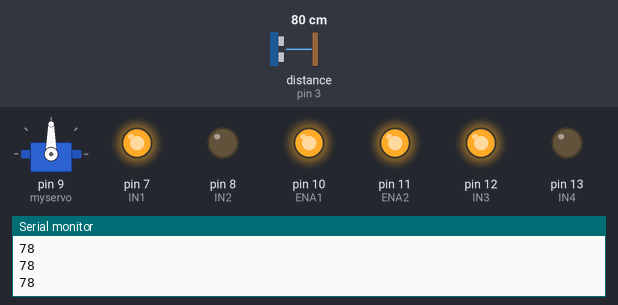
Bench run of a sketch on a simulated Arduino Uno, built with avr-gcc and run on an emulated ATmega328P. Parts: servo, output pins drawn as LEDs (lit = HIGH), the last lines printed to the serial monitor. Wiring (inferred from the names in the program): ultrasonic range finder: trigger pin 2; echo pin 3. The inputs (shaded band) are chosen by the test bench; at power-on: distance to the obstacle (sensor on pin 3) 80 cm. The echo pulse lasts 58.3 µs per cm; pins used as bus, display or sensor lines are not drawn.

Above: at 3.2 s.
3.3 s: distance to the obstacle (sensor on pin 3) set to 54 cm
4.8 s: distance to the obstacle (sensor on pin 3) set to 46 cm
At 5.3 s:
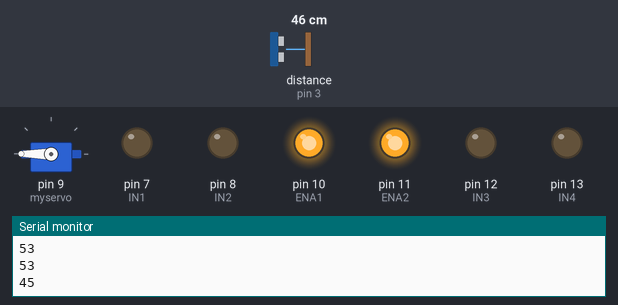
At 10.4 s:
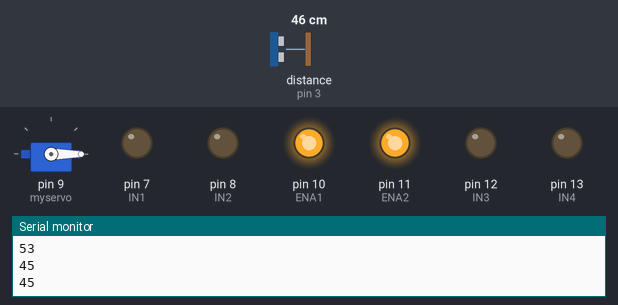
Timing chart, 0 to 27.3 s (numbered marks = the images above; inputs shaded):
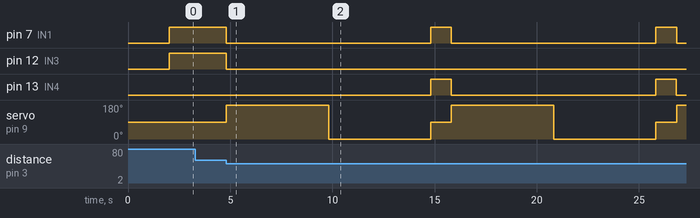

The sketch:

fabulous_tumelo_lappi1.ino
```cpp
#include<Servo.h>
Servo myservo;
int ENA1= 10;
int IN1= 7;
int IN2 = 8;
int ENA2= 11;
int IN3= 12;
int IN4 = 13;
int trig=2;
int echo=3;


  void setup()
{
  myservo.attach(9);
  myservo.write(90);
  delay(2000);
  pinMode(trig, OUTPUT);
  pinMode(echo, INPUT);


  Serial.begin(9600);
  pinMode(ENA1, OUTPUT); // Set ENA as OUTPUT
  pinMode(IN1, OUTPUT); // Set IN1 as OUTPUT
  pinMode(IN2, OUTPUT); // Set IN2 as OUTPUT
  pinMode(ENA2, OUTPUT); // Set ENA as OUTPUT
  pinMode(IN3, OUTPUT); // Set IN3 as OUTPUT
  pinMode(IN4, OUTPUT); // Set IN4 as OUTPUT

  digitalWrite(IN1, LOW); // Make the Arduino Pin 8 Low
  digitalWrite(IN2, LOW); // Make the Arduino Pin 7 Low
  digitalWrite(IN3, LOW); // Make the Arduino Pin 2 Low
  digitalWrite(IN4, LOW); // Make the Arduino Pin 4 Low
  analogWrite(ENA1,255);
  analogWrite(ENA2,255);
}
void loop()
{

  Serial.println(dis());
  Serial.println("\n");


 int front_Distance=dis();
 if(front_Distance<50)
 {
 Stop();
 Rotate_left();
 int left_Distance=dis();
 delay(1000);
 Rotate_right();

 int right_Distance=dis();
 delay(1000);
 myservo.write(90);


 Serial.print("left");
 Serial.println(left_Distance);
 Serial.print("right");
 Serial.println(right_Distance);

 if(left_Distance>right_Distance)
 {
 left_Rotate();
 Serial.println("Rotated left");
 start();
 }
 else
 {
 right_Rotate();Serial.println("Rotated right");
 start();}

  }


  else
  {start();}


  }

  int dis()
 {long duration;
  // digitalWrite(trig, LOW);
   //delayMicroseconds(4);
   digitalWrite(trig, HIGH);
   delayMicroseconds(15);
   digitalWrite(trig, LOW);

   duration = pulseIn(echo, HIGH);
   //Serial.println(duration);
   long distance =((duration*340)/(20000)) ;
   Serial.println(distance);
   return distance;

   }

   void Stop()
   {digitalWrite(IN1, LOW); // Make the Arduino Pin  Low
    digitalWrite(IN2, LOW); // Make the Arduino Pin  Low
    digitalWrite(IN3, LOW); // Make the Arduino Pin  Low
    digitalWrite(IN4, LOW); // Make the Arduino Pin  Low
    }
    void start()
    {digitalWrite(IN1, HIGH); // Make the Arduino Pin  Low
    digitalWrite(IN2, LOW); // Make the Arduino Pin  Low
    digitalWrite(IN3, HIGH); // Make the Arduino Pin  Low
    digitalWrite(IN4, LOW); // Make the Arduino Pin  Low
    }

   void Rotate_left()
   {myservo.write(180);
    delay(4000);

    }

   void Rotate_right()
   {myservo.write(0);
    delay(4000);}

   void left_Rotate()
   {digitalWrite(IN1,LOW);
   digitalWrite(IN2,HIGH);
   digitalWrite(IN3,HIGH);
   digitalWrite(IN4,LOW);
   delay(1000);

    }
    void right_Rotate()
   {digitalWrite(IN1,HIGH);
   digitalWrite(IN2,LOW);
   digitalWrite(IN3,LOW);
   digitalWrite(IN4,HIGH);
   delay(1000);

    }
```

Measured:
- the behaviour switches between 51 and 50 cm on distance to the obstacle (sensor on pin 3) (found by bisection; images 0 and 1)
- after the input at 4.8 s, pin 7 (IN1): alternates HIGH for 1.0 s and LOW for 10.0 s, starting at once; pin 12 (IN3): HIGH → LOW at once; pin 13 (IN4): alternates HIGH for 1.0 s and LOW for 10.0 s, starting after 10.0 s; servo on pin 9 (myservo): 90° → 180° at once, → 0° 5.0 s later, → 90° 5.0 s later, → 180° 1.0 s later, … (7 changes in this stretch)
